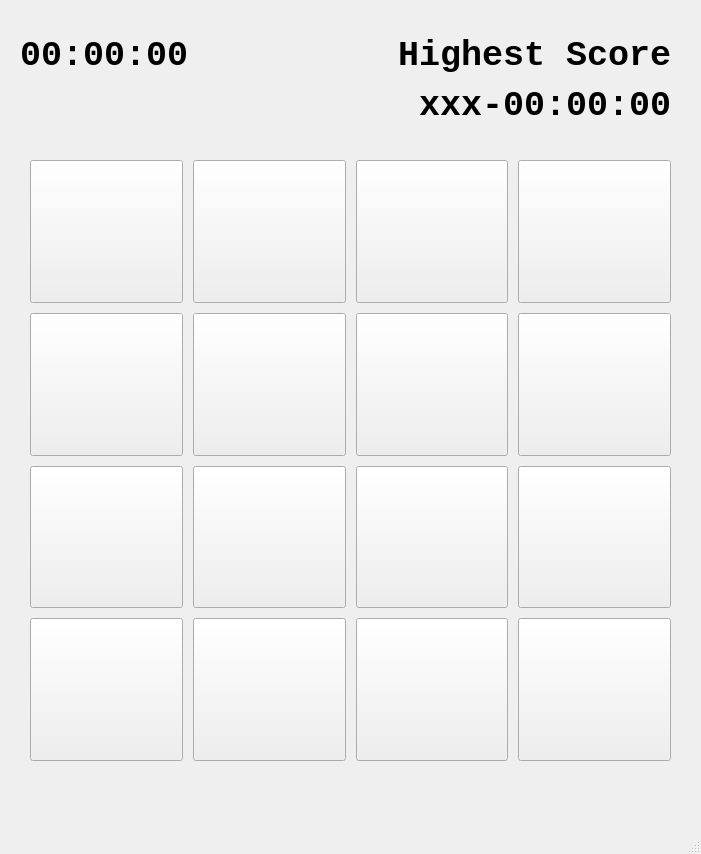
<?xml version="1.0" encoding="UTF-8"?>
<ui version="4.0">
 <class>EasyWindow</class>
 <widget class="QMainWindow" name="EasyWindow">
  <property name="enabled">
   <bool>true</bool>
  </property>
  <property name="geometry">
   <rect>
    <x>0</x>
    <y>0</y>
    <width>701</width>
    <height>854</height>
   </rect>
  </property>
  <property name="sizePolicy">
   <sizepolicy hsizetype="Preferred" vsizetype="Preferred">
    <horstretch>0</horstretch>
    <verstretch>0</verstretch>
   </sizepolicy>
  </property>
  <property name="minimumSize">
   <size>
    <width>701</width>
    <height>854</height>
   </size>
  </property>
  <property name="maximumSize">
   <size>
    <width>701</width>
    <height>854</height>
   </size>
  </property>
  <property name="windowTitle">
   <string>Easy</string>
  </property>
  <widget class="QWidget" name="centralwidget">
   <widget class="QLabel" name="timer">
    <property name="geometry">
     <rect>
      <x>20</x>
      <y>30</y>
      <width>211</width>
      <height>51</height>
     </rect>
    </property>
    <property name="font">
     <font>
      <family>Courier New</family>
      <pointsize>26</pointsize>
      <weight>75</weight>
      <bold>true</bold>
     </font>
    </property>
    <property name="text">
     <string>00:00:00</string>
    </property>
   </widget>
   <widget class="QLabel" name="highestScoreLabel">
    <property name="geometry">
     <rect>
      <x>320</x>
      <y>30</y>
      <width>351</width>
      <height>51</height>
     </rect>
    </property>
    <property name="font">
     <font>
      <family>Courier New</family>
      <pointsize>26</pointsize>
      <weight>75</weight>
      <bold>true</bold>
     </font>
    </property>
    <property name="text">
     <string>Highest Score</string>
    </property>
    <property name="alignment">
     <set>Qt::AlignRight|Qt::AlignTrailing|Qt::AlignVCenter</set>
    </property>
   </widget>
   <widget class="QLabel" name="topScore">
    <property name="geometry">
     <rect>
      <x>20</x>
      <y>80</y>
      <width>651</width>
      <height>51</height>
     </rect>
    </property>
    <property name="font">
     <font>
      <family>Courier New</family>
      <pointsize>26</pointsize>
      <weight>75</weight>
      <bold>true</bold>
     </font>
    </property>
    <property name="text">
     <string>xxx-00:00:00</string>
    </property>
    <property name="alignment">
     <set>Qt::AlignRight|Qt::AlignTrailing|Qt::AlignVCenter</set>
    </property>
   </widget>
   <widget class="QWidget" name="gridLayoutWidget">
    <property name="geometry">
     <rect>
      <x>20</x>
      <y>150</y>
      <width>661</width>
      <height>621</height>
     </rect>
    </property>
    <layout class="QGridLayout" name="gridLayout">
     <property name="sizeConstraint">
      <enum>QLayout::SetMaximumSize</enum>
     </property>
     <property name="leftMargin">
      <number>10</number>
     </property>
     <property name="topMargin">
      <number>10</number>
     </property>
     <property name="rightMargin">
      <number>10</number>
     </property>
     <property name="bottomMargin">
      <number>10</number>
     </property>
     <property name="spacing">
      <number>10</number>
     </property>
     <item row="2" column="1">
      <widget class="QPushButton" name="button10">
       <property name="sizePolicy">
        <sizepolicy hsizetype="Preferred" vsizetype="Preferred">
         <horstretch>0</horstretch>
         <verstretch>0</verstretch>
        </sizepolicy>
       </property>
       <property name="text">
        <string/>
       </property>
      </widget>
     </item>
     <item row="2" column="3">
      <widget class="QPushButton" name="button12">
       <property name="sizePolicy">
        <sizepolicy hsizetype="Preferred" vsizetype="Preferred">
         <horstretch>0</horstretch>
         <verstretch>0</verstretch>
        </sizepolicy>
       </property>
       <property name="text">
        <string/>
       </property>
      </widget>
     </item>
     <item row="1" column="0">
      <widget class="QPushButton" name="button5">
       <property name="sizePolicy">
        <sizepolicy hsizetype="Preferred" vsizetype="Preferred">
         <horstretch>0</horstretch>
         <verstretch>0</verstretch>
        </sizepolicy>
       </property>
       <property name="text">
        <string/>
       </property>
      </widget>
     </item>
     <item row="2" column="0">
      <widget class="QPushButton" name="button9">
       <property name="sizePolicy">
        <sizepolicy hsizetype="Preferred" vsizetype="Preferred">
         <horstretch>0</horstretch>
         <verstretch>0</verstretch>
        </sizepolicy>
       </property>
       <property name="text">
        <string/>
       </property>
      </widget>
     </item>
     <item row="0" column="2">
      <widget class="QPushButton" name="button3">
       <property name="sizePolicy">
        <sizepolicy hsizetype="Preferred" vsizetype="Preferred">
         <horstretch>0</horstretch>
         <verstretch>0</verstretch>
        </sizepolicy>
       </property>
       <property name="text">
        <string/>
       </property>
      </widget>
     </item>
     <item row="0" column="0">
      <widget class="QPushButton" name="button1">
       <property name="sizePolicy">
        <sizepolicy hsizetype="Preferred" vsizetype="Preferred">
         <horstretch>0</horstretch>
         <verstretch>0</verstretch>
        </sizepolicy>
       </property>
       <property name="text">
        <string/>
       </property>
      </widget>
     </item>
     <item row="1" column="1">
      <widget class="QPushButton" name="button6">
       <property name="sizePolicy">
        <sizepolicy hsizetype="Preferred" vsizetype="Preferred">
         <horstretch>0</horstretch>
         <verstretch>0</verstretch>
        </sizepolicy>
       </property>
       <property name="text">
        <string/>
       </property>
      </widget>
     </item>
     <item row="1" column="2">
      <widget class="QPushButton" name="button7">
       <property name="sizePolicy">
        <sizepolicy hsizetype="Preferred" vsizetype="Preferred">
         <horstretch>0</horstretch>
         <verstretch>0</verstretch>
        </sizepolicy>
       </property>
       <property name="text">
        <string/>
       </property>
      </widget>
     </item>
     <item row="1" column="3">
      <widget class="QPushButton" name="button8">
       <property name="sizePolicy">
        <sizepolicy hsizetype="Preferred" vsizetype="Preferred">
         <horstretch>0</horstretch>
         <verstretch>0</verstretch>
        </sizepolicy>
       </property>
       <property name="text">
        <string/>
       </property>
      </widget>
     </item>
     <item row="0" column="1">
      <widget class="QPushButton" name="button2">
       <property name="sizePolicy">
        <sizepolicy hsizetype="Preferred" vsizetype="Preferred">
         <horstretch>0</horstretch>
         <verstretch>0</verstretch>
        </sizepolicy>
       </property>
       <property name="text">
        <string/>
       </property>
      </widget>
     </item>
     <item row="2" column="2">
      <widget class="QPushButton" name="button11">
       <property name="sizePolicy">
        <sizepolicy hsizetype="Preferred" vsizetype="Preferred">
         <horstretch>0</horstretch>
         <verstretch>0</verstretch>
        </sizepolicy>
       </property>
       <property name="text">
        <string/>
       </property>
      </widget>
     </item>
     <item row="3" column="0">
      <widget class="QPushButton" name="button13">
       <property name="sizePolicy">
        <sizepolicy hsizetype="Preferred" vsizetype="Preferred">
         <horstretch>0</horstretch>
         <verstretch>0</verstretch>
        </sizepolicy>
       </property>
       <property name="text">
        <string/>
       </property>
      </widget>
     </item>
     <item row="3" column="1">
      <widget class="QPushButton" name="button14">
       <property name="sizePolicy">
        <sizepolicy hsizetype="Preferred" vsizetype="Preferred">
         <horstretch>0</horstretch>
         <verstretch>0</verstretch>
        </sizepolicy>
       </property>
       <property name="text">
        <string/>
       </property>
      </widget>
     </item>
     <item row="3" column="2">
      <widget class="QPushButton" name="button15">
       <property name="sizePolicy">
        <sizepolicy hsizetype="Preferred" vsizetype="Preferred">
         <horstretch>0</horstretch>
         <verstretch>0</verstretch>
        </sizepolicy>
       </property>
       <property name="text">
        <string/>
       </property>
      </widget>
     </item>
     <item row="3" column="3">
      <widget class="QPushButton" name="button16">
       <property name="sizePolicy">
        <sizepolicy hsizetype="Preferred" vsizetype="Preferred">
         <horstretch>0</horstretch>
         <verstretch>0</verstretch>
        </sizepolicy>
       </property>
       <property name="text">
        <string/>
       </property>
      </widget>
     </item>
     <item row="0" column="3">
      <widget class="QPushButton" name="button4">
       <property name="sizePolicy">
        <sizepolicy hsizetype="Preferred" vsizetype="Preferred">
         <horstretch>0</horstretch>
         <verstretch>0</verstretch>
        </sizepolicy>
       </property>
       <property name="text">
        <string/>
       </property>
      </widget>
     </item>
    </layout>
   </widget>
  </widget>
  <widget class="QMenuBar" name="menubar">
   <property name="geometry">
    <rect>
     <x>0</x>
     <y>0</y>
     <width>701</width>
     <height>26</height>
    </rect>
   </property>
  </widget>
  <widget class="QStatusBar" name="statusbar"/>
 </widget>
 <resources/>
 <connections/>
</ui>
